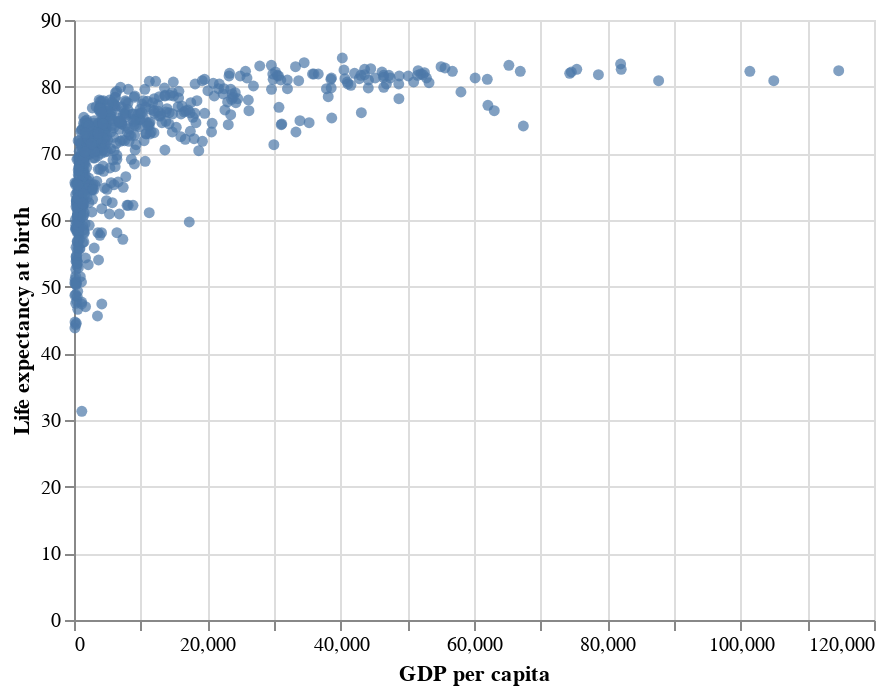

The notebook cell this image was saved under:
### Markdown cell above
An initial problem that would be good to resolve before continuing is that the y axis label isn't informative. Let's change that by wrapping the column to encode in `alt.Y()` and specifying the title manually.

### Code cell
# change axis label
alt.Chart(data).mark_circle().encode(
    x = 'GDP per capita',
    y = alt.Y('All', title = 'Life expectancy at birth')
)

### Figure 1 — Vega-Lite specification as saved in the notebook (floating-point values rounded to 4 significant figures; data arrays with more than 128 entries replaced by an {"elided": "..."} marker saying what was removed)
{"config": {"view": {"continuousWidth": 400, "continuousHeight": 300}}, "data": {"name": "data-f387fa34a6db5787f5f98ceb7832c6b7"}, "mark": "circle", "encoding": {"x": {"type": "quantitative", "field": "GDP per capita"}, "y": {"type": "quantitative", "field": "All", "title": "Life expectancy at birth"}}, "$schema": "https://vega.github.io/schema/vega-lite/v4.0.2.json", "datasets": {"data-f387fa34a6db5787f5f98ceb7832c6b7": {"elided": "620 records"}}}
